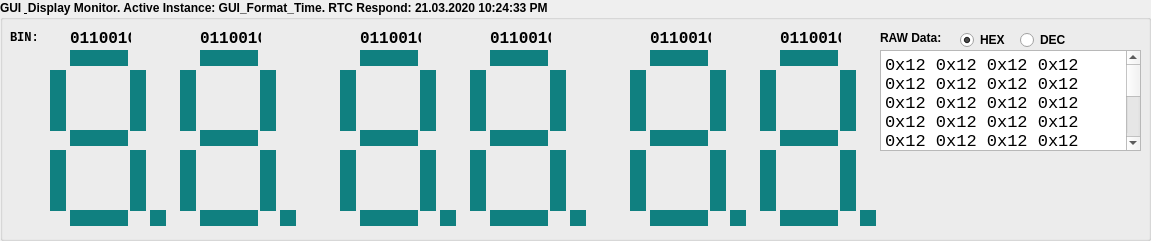
   <widget class="QGroupBox" name="widget_gui">
    <property name="geometry">
     <rect>
      <x>10</x>
      <y>0</y>
      <width>1151</width>
      <height>241</height>
     </rect>
    </property>
    <property name="font">
     <font>
      <weight>75</weight>
      <bold>true</bold>
     </font>
    </property>
    <property name="title">
     <string>GUI &amp; Display Monitor. Active Instance: GUI_Format_Time. RTC Respond: 21.03.2020 10:24:33 PM</string>
    </property>
    <widget class="QWidget" name="sec" native="true">
     <property name="geometry">
      <rect>
       <x>760</x>
       <y>50</y>
       <width>121</width>
       <height>181</height>
      </rect>
     </property>
     <widget class="QLabel" name="sec_hdp">
      <property name="geometry">
       <rect>
        <x>100</x>
        <y>160</y>
        <width>16</width>
        <height>16</height>
       </rect>
      </property>
      <property name="styleSheet">
       <string notr="true">background-color: rgb(16, 128, 128);</string>
      </property>
      <property name="text">
       <string/>
      </property>
     </widget>
     <widget class="QLabel" name="sec_a">
      <property name="geometry">
       <rect>
        <x>20</x>
        <y>0</y>
        <width>58</width>
        <height>16</height>
       </rect>
      </property>
      <property name="styleSheet">
       <string notr="true">background-color: rgb(16, 128, 128);</string>
      </property>
      <property name="text">
       <string/>
      </property>
     </widget>
     <widget class="QLabel" name="sec_e">
      <property name="geometry">
       <rect>
        <x>0</x>
        <y>100</y>
        <width>16</width>
        <height>61</height>
       </rect>
      </property>
      <property name="styleSheet">
       <string notr="true">background-color: rgb(16, 128, 128);</string>
      </property>
      <property name="text">
       <string/>
      </property>
     </widget>
     <widget class="QLabel" name="sec_c">
      <property name="geometry">
       <rect>
        <x>80</x>
        <y>100</y>
        <width>16</width>
        <height>61</height>
       </rect>
      </property>
      <property name="styleSheet">
       <string notr="true">background-color: rgb(16, 128, 128);</string>
      </property>
      <property name="text">
       <string/>
      </property>
     </widget>
     <widget class="QLabel" name="sec_d">
      <property name="geometry">
       <rect>
        <x>20</x>
        <y>160</y>
        <width>58</width>
        <height>16</height>
       </rect>
      </property>
      <property name="styleSheet">
       <string notr="true">background-color: rgb(16, 128, 128);</string>
      </property>
      <property name="text">
       <string/>
      </property>
     </widget>
     <widget class="QLabel" name="sec_f">
      <property name="geometry">
       <rect>
        <x>0</x>
        <y>20</y>
        <width>16</width>
        <height>61</height>
       </rect>
      </property>
      <property name="styleSheet">
       <string notr="true">background-color: rgb(16, 128, 128);</string>
      </property>
      <property name="text">
       <string/>
      </property>
     </widget>
     <widget class="QLabel" name="sec_b">
      <property name="geometry">
       <rect>
        <x>80</x>
        <y>20</y>
        <width>16</width>
        <height>61</height>
       </rect>
      </property>
      <property name="styleSheet">
       <string notr="true">background-color: rgb(16, 128, 128);</string>
      </property>
      <property name="text">
       <string/>
      </property>
     </widget>
     <widget class="QLabel" name="sec_g">
      <property name="geometry">
       <rect>
        <x>20</x>
        <y>80</y>
        <width>58</width>
        <height>16</height>
       </rect>
      </property>
      <property name="styleSheet">
       <string notr="true">background-color: rgb(16, 128, 128);</string>
      </property>
      <property name="text">
       <string/>
      </property>
     </widget>
    </widget>
    <widget class="QWidget" name="min_dec" native="true">
     <property name="geometry">
      <rect>
       <x>340</x>
       <y>50</y>
       <width>121</width>
       <height>181</height>
      </rect>
     </property>
     <widget class="QLabel" name="min_d_hdp">
      <property name="geometry">
       <rect>
        <x>100</x>
        <y>160</y>
        <width>16</width>
        <height>16</height>
       </rect>
      </property>
      <property name="styleSheet">
       <string notr="true">background-color: rgb(16, 128, 128);</string>
      </property>
      <property name="text">
       <string/>
      </property>
     </widget>
     <widget class="QLabel" name="min_d_a">
      <property name="geometry">
       <rect>
        <x>20</x>
        <y>0</y>
        <width>58</width>
        <height>16</height>
       </rect>
      </property>
      <property name="styleSheet">
       <string notr="true">background-color: rgb(16, 128, 128);</string>
      </property>
      <property name="text">
       <string/>
      </property>
     </widget>
     <widget class="QLabel" name="min_d_e">
      <property name="geometry">
       <rect>
        <x>0</x>
        <y>100</y>
        <width>16</width>
        <height>61</height>
       </rect>
      </property>
      <property name="styleSheet">
       <string notr="true">background-color: rgb(16, 128, 128);</string>
      </property>
      <property name="text">
       <string/>
      </property>
     </widget>
     <widget class="QLabel" name="min_d_c">
      <property name="geometry">
       <rect>
        <x>80</x>
        <y>100</y>
        <width>16</width>
        <height>61</height>
       </rect>
      </property>
      <property name="styleSheet">
       <string notr="true">background-color: rgb(16, 128, 128);</string>
      </property>
      <property name="text">
       <string/>
      </property>
     </widget>
     <widget class="QLabel" name="min_d_d">
      <property name="geometry">
       <rect>
        <x>20</x>
        <y>160</y>
        <width>58</width>
        <height>16</height>
       </rect>
      </property>
      <property name="styleSheet">
       <string notr="true">background-color: rgb(16, 128, 128);</string>
      </property>
      <property name="text">
       <string/>
      </property>
     </widget>
     <widget class="QLabel" name="min_d_f">
      <property name="geometry">
       <rect>
        <x>0</x>
        <y>20</y>
        <width>16</width>
        <height>61</height>
       </rect>
      </property>
      <property name="styleSheet">
       <string notr="true">background-color: rgb(16, 128, 128);</string>
      </property>
      <property name="text">
       <string/>
      </property>
     </widget>
     <widget class="QLabel" name="min_d_b">
      <property name="geometry">
       <rect>
        <x>80</x>
        <y>20</y>
        <width>16</width>
        <height>61</height>
       </rect>
      </property>
      <property name="styleSheet">
       <string notr="true">background-color: rgb(16, 128, 128);</string>
      </property>
      <property name="text">
       <string/>
      </property>
     </widget>
     <widget class="QLabel" name="min_d_g">
      <property name="geometry">
       <rect>
        <x>20</x>
        <y>80</y>
        <width>58</width>
        <height>16</height>
       </rect>
      </property>
      <property name="styleSheet">
       <string notr="true">background-color: rgb(16, 128, 128);</string>
      </property>
      <property name="text">
       <string/>
      </property>
     </widget>
    </widget>
    <widget class="QWidget" name="min" native="true">
     <property name="geometry">
      <rect>
       <x>470</x>
       <y>50</y>
       <width>121</width>
       <height>181</height>
      </rect>
     </property>
     <widget class="QLabel" name="min_hdp">
      <property name="geometry">
       <rect>
        <x>100</x>
        <y>160</y>
        <width>16</width>
        <height>16</height>
       </rect>
      </property>
      <property name="styleSheet">
       <string notr="true">background-color: rgb(16, 128, 128);</string>
      </property>
      <property name="text">
       <string/>
      </property>
     </widget>
     <widget class="QLabel" name="min_a">
      <property name="geometry">
       <rect>
        <x>20</x>
        <y>0</y>
        <width>58</width>
        <height>16</height>
       </rect>
      </property>
      <property name="styleSheet">
       <string notr="true">background-color: rgb(16, 128, 128);</string>
      </property>
      <property name="text">
       <string/>
      </property>
     </widget>
     <widget class="QLabel" name="min_e">
      <property name="geometry">
       <rect>
        <x>0</x>
        <y>100</y>
        <width>16</width>
        <height>61</height>
       </rect>
      </property>
      <property name="styleSheet">
       <string notr="true">background-color: rgb(16, 128, 128);</string>
      </property>
      <property name="text">
       <string/>
      </property>
     </widget>
     <widget class="QLabel" name="min_c">
      <property name="geometry">
       <rect>
        <x>80</x>
        <y>100</y>
        <width>16</width>
        <height>61</height>
       </rect>
      </property>
      <property name="styleSheet">
       <string notr="true">background-color: rgb(16, 128, 128);</string>
      </property>
      <property name="text">
       <string/>
      </property>
     </widget>
     <widget class="QLabel" name="min_d">
      <property name="geometry">
       <rect>
        <x>20</x>
        <y>160</y>
        <width>58</width>
        <height>16</height>
       </rect>
      </property>
      <property name="styleSheet">
       <string notr="true">background-color: rgb(16, 128, 128);</string>
      </property>
      <property name="text">
       <string/>
      </property>
     </widget>
     <widget class="QLabel" name="min_f">
      <property name="geometry">
       <rect>
        <x>0</x>
        <y>20</y>
        <width>16</width>
        <height>61</height>
       </rect>
      </property>
      <property name="styleSheet">
       <string notr="true">background-color: rgb(16, 128, 128);</string>
      </property>
      <property name="text">
       <string/>
      </property>
     </widget>
     <widget class="QLabel" name="min_b">
      <property name="geometry">
       <rect>
        <x>80</x>
        <y>20</y>
        <width>16</width>
        <height>61</height>
       </rect>
      </property>
      <property name="styleSheet">
       <string notr="true">background-color: rgb(16, 128, 128);</string>
      </property>
      <property name="text">
       <string/>
      </property>
     </widget>
     <widget class="QLabel" name="min_g">
      <property name="geometry">
       <rect>
        <x>20</x>
        <y>80</y>
        <width>58</width>
        <height>16</height>
       </rect>
      </property>
      <property name="styleSheet">
       <string notr="true">background-color: rgb(16, 128, 128);</string>
      </property>
      <property name="text">
       <string/>
      </property>
     </widget>
    </widget>
    <widget class="QWidget" name="sec_dec" native="true">
     <property name="geometry">
      <rect>
       <x>630</x>
       <y>50</y>
       <width>121</width>
       <height>181</height>
      </rect>
     </property>
     <widget class="QLabel" name="sec_d_hdp">
      <property name="geometry">
       <rect>
        <x>100</x>
        <y>160</y>
        <width>16</width>
        <height>16</height>
       </rect>
      </property>
      <property name="styleSheet">
       <string notr="true">background-color: rgb(16, 128, 128);</string>
      </property>
      <property name="text">
       <string/>
      </property>
     </widget>
     <widget class="QLabel" name="sec_d_a">
      <property name="geometry">
       <rect>
        <x>20</x>
        <y>0</y>
        <width>58</width>
        <height>16</height>
       </rect>
      </property>
      <property name="styleSheet">
       <string notr="true">background-color: rgb(16, 128, 128);</string>
      </property>
      <property name="text">
       <string/>
      </property>
     </widget>
     <widget class="QLabel" name="sec_d_e">
      <property name="geometry">
       <rect>
        <x>0</x>
        <y>100</y>
        <width>16</width>
        <height>61</height>
       </rect>
      </property>
      <property name="styleSheet">
       <string notr="true">background-color: rgb(16, 128, 128);</string>
      </property>
      <property name="text">
       <string/>
      </property>
     </widget>
     <widget class="QLabel" name="sec_d_c">
      <property name="geometry">
       <rect>
        <x>80</x>
        <y>100</y>
        <width>16</width>
        <height>61</height>
       </rect>
      </property>
      <property name="styleSheet">
       <string notr="true">background-color: rgb(16, 128, 128);</string>
      </property>
      <property name="text">
       <string/>
      </property>
     </widget>
     <widget class="QLabel" name="sec_d_d">
      <property name="geometry">
       <rect>
        <x>20</x>
        <y>160</y>
        <width>58</width>
        <height>16</height>
       </rect>
      </property>
      <property name="styleSheet">
       <string notr="true">background-color: rgb(16, 128, 128);</string>
      </property>
      <property name="text">
       <string/>
      </property>
     </widget>
     <widget class="QLabel" name="sec_d_f">
      <property name="geometry">
       <rect>
        <x>0</x>
        <y>20</y>
        <width>16</width>
        <height>61</height>
       </rect>
      </property>
      <property name="styleSheet">
       <string notr="true">background-color: rgb(16, 128, 128);</string>
      </property>
      <property name="text">
       <string/>
      </property>
     </widget>
     <widget class="QLabel" name="sec_d_b">
      <property name="geometry">
       <rect>
        <x>80</x>
        <y>20</y>
        <width>16</width>
        <height>61</height>
       </rect>
      </property>
      <property name="styleSheet">
       <string notr="true">background-color: rgb(16, 128, 128);</string>
      </property>
      <property name="text">
       <string/>
      </property>
     </widget>
     <widget class="QLabel" name="sec_d_g">
      <property name="geometry">
       <rect>
        <x>20</x>
        <y>80</y>
        <width>58</width>
        <height>16</height>
       </rect>
      </property>
      <property name="styleSheet">
       <string notr="true">background-color: rgb(16, 128, 128);</string>
      </property>
      <property name="text">
       <string/>
      </property>
     </widget>
    </widget>
    <widget class="QWidget" name="hr_dec" native="true">
     <property name="geometry">
      <rect>
       <x>50</x>
       <y>50</y>
       <width>121</width>
       <height>181</height>
      </rect>
     </property>
     <widget class="QLabel" name="hr_d_hdp">
      <property name="geometry">
       <rect>
        <x>100</x>
        <y>160</y>
        <width>16</width>
        <height>16</height>
       </rect>
      </property>
      <property name="styleSheet">
       <string notr="true">background-color: rgb(16, 128, 128);</string>
      </property>
      <property name="text">
       <string/>
      </property>
     </widget>
     <widget class="QLabel" name="hr_d_a">
      <property name="geometry">
       <rect>
        <x>20</x>
        <y>0</y>
        <width>58</width>
        <height>16</height>
       </rect>
      </property>
      <property name="styleSheet">
       <string notr="true">background-color: rgb(16, 128, 128);</string>
      </property>
      <property name="text">
       <string/>
      </property>
     </widget>
     <widget class="QLabel" name="hr_d_e">
      <property name="geometry">
       <rect>
        <x>0</x>
        <y>100</y>
        <width>16</width>
        <height>61</height>
       </rect>
      </property>
      <property name="styleSheet">
       <string notr="true">background-color: rgb(16, 128, 128);</string>
      </property>
      <property name="text">
       <string/>
      </property>
     </widget>
     <widget class="QLabel" name="hr_d_c">
      <property name="geometry">
       <rect>
        <x>80</x>
        <y>100</y>
        <width>16</width>
        <height>61</height>
       </rect>
      </property>
      <property name="styleSheet">
       <string notr="true">background-color: rgb(16, 128, 128);</string>
      </property>
      <property name="text">
       <string/>
      </property>
     </widget>
     <widget class="QLabel" name="hr_d_d">
      <property name="geometry">
       <rect>
        <x>20</x>
        <y>160</y>
        <width>58</width>
        <height>16</height>
       </rect>
      </property>
      <property name="styleSheet">
       <string notr="true">background-color: rgb(16, 128, 128);</string>
      </property>
      <property name="text">
       <string/>
      </property>
     </widget>
     <widget class="QLabel" name="hr_d_f">
      <property name="geometry">
       <rect>
        <x>0</x>
        <y>20</y>
        <width>16</width>
        <height>61</height>
       </rect>
      </property>
      <property name="styleSheet">
       <string notr="true">background-color: rgb(16, 128, 128);</string>
      </property>
      <property name="text">
       <string/>
      </property>
     </widget>
     <widget class="QLabel" name="hr_d_b">
      <property name="geometry">
       <rect>
        <x>80</x>
        <y>20</y>
        <width>16</width>
        <height>61</height>
       </rect>
      </property>
      <property name="styleSheet">
       <string notr="true">background-color: rgb(16, 128, 128);</string>
      </property>
      <property name="text">
       <string/>
      </property>
     </widget>
     <widget class="QLabel" name="hr_d_g">
      <property name="geometry">
       <rect>
        <x>20</x>
        <y>80</y>
        <width>58</width>
        <height>16</height>
       </rect>
      </property>
      <property name="styleSheet">
       <string notr="true">background-color: rgb(16, 128, 128);</string>
      </property>
      <property name="text">
       <string/>
      </property>
     </widget>
    </widget>
    <widget class="QWidget" name="hr" native="true">
     <property name="geometry">
      <rect>
       <x>180</x>
       <y>50</y>
       <width>121</width>
       <height>181</height>
      </rect>
     </property>
     <widget class="QLabel" name="hr_hdp">
      <property name="geometry">
       <rect>
        <x>100</x>
        <y>160</y>
        <width>16</width>
        <height>16</height>
       </rect>
      </property>
      <property name="styleSheet">
       <string notr="true">background-color: rgb(16, 128, 128);</string>
      </property>
      <property name="text">
       <string/>
      </property>
     </widget>
     <widget class="QLabel" name="hr_a">
      <property name="geometry">
       <rect>
        <x>20</x>
        <y>0</y>
        <width>58</width>
        <height>16</height>
       </rect>
      </property>
      <property name="styleSheet">
       <string notr="true">background-color: rgb(16, 128, 128);</string>
      </property>
      <property name="text">
       <string/>
      </property>
     </widget>
     <widget class="QLabel" name="hr_e">
      <property name="geometry">
       <rect>
        <x>0</x>
        <y>100</y>
        <width>16</width>
        <height>61</height>
       </rect>
      </property>
      <property name="styleSheet">
       <string notr="true">background-color: rgb(16, 128, 128);</string>
      </property>
      <property name="text">
       <string/>
      </property>
     </widget>
     <widget class="QLabel" name="hr_c">
      <property name="geometry">
       <rect>
        <x>80</x>
        <y>100</y>
        <width>16</width>
        <height>61</height>
       </rect>
      </property>
      <property name="styleSheet">
       <string notr="true">background-color: rgb(16, 128, 128);</string>
      </property>
      <property name="text">
       <string/>
      </property>
     </widget>
     <widget class="QLabel" name="hr_d">
      <property name="geometry">
       <rect>
        <x>20</x>
        <y>160</y>
        <width>58</width>
        <height>16</height>
       </rect>
      </property>
      <property name="styleSheet">
       <string notr="true">background-color: rgb(16, 128, 128);</string>
      </property>
      <property name="text">
       <string/>
      </property>
     </widget>
     <widget class="QLabel" name="hr_f">
      <property name="geometry">
       <rect>
        <x>0</x>
        <y>20</y>
        <width>16</width>
        <height>61</height>
       </rect>
      </property>
      <property name="styleSheet">
       <string notr="true">background-color: rgb(16, 128, 128);</string>
      </property>
      <property name="text">
       <string/>
      </property>
     </widget>
     <widget class="QLabel" name="hr_b">
      <property name="geometry">
       <rect>
        <x>80</x>
        <y>20</y>
        <width>16</width>
        <height>61</height>
       </rect>
      </property>
      <property name="styleSheet">
       <string notr="true">background-color: rgb(16, 128, 128);</string>
      </property>
      <property name="text">
       <string/>
      </property>
     </widget>
     <widget class="QLabel" name="hr_g">
      <property name="geometry">
       <rect>
        <x>20</x>
        <y>80</y>
        <width>58</width>
        <height>16</height>
       </rect>
      </property>
      <property name="styleSheet">
       <string notr="true">background-color: rgb(16, 128, 128);</string>
      </property>
      <property name="text">
       <string/>
      </property>
     </widget>
    </widget>
    <widget class="QPlainTextEdit" name="raw_val_gui">
     <property name="geometry">
      <rect>
       <x>880</x>
       <y>50</y>
       <width>261</width>
       <height>101</height>
      </rect>
     </property>
     <property name="font">
      <font>
       <family>Consolas</family>
       <pointsize>13</pointsize>
       <weight>50</weight>
       <bold>false</bold>
      </font>
     </property>
     <property name="readOnly">
      <bool>true</bool>
     </property>
     <property name="plainText">
      <string>0x12 0x12 0x12 0x12 0x12 0x12 0x12 0x12 0x12 0x12 0x12 0x12 0x12 0x12 0x12 0x12 0x12 0x12 0x12 0x12 0xFF 0xFF 0xFF 0xFF 0xFF 0xFF 0xFF 0xFF 0xFF 0xFF 0xFF 0xFF 0xFF 0xFF 0xFF 0xFF</string>
     </property>
    </widget>
    <widget class="QLabel" name="raw_intro">
     <property name="geometry">
      <rect>
       <x>880</x>
       <y>30</y>
       <width>71</width>
       <height>16</height>
      </rect>
     </property>
     <property name="font">
      <font>
       <weight>75</weight>
       <bold>true</bold>
      </font>
     </property>
     <property name="text">
      <string>RAW Data:</string>
     </property>
    </widget>
    <widget class="QLabel" name="gui_bin_intro">
     <property name="geometry">
      <rect>
       <x>10</x>
       <y>30</y>
       <width>41</width>
       <height>16</height>
      </rect>
     </property>
     <property name="font">
      <font>
       <family>Consolas</family>
      </font>
     </property>
     <property name="text">
      <string>BIN:</string>
     </property>
    </widget>
    <widget class="QLabel" name="gui_bin_1">
     <property name="geometry">
      <rect>
       <x>70</x>
       <y>30</y>
       <width>61</width>
       <height>16</height>
      </rect>
     </property>
     <property name="font">
      <font>
       <family>Consolas</family>
       <pointsize>12</pointsize>
      </font>
     </property>
     <property name="text">
      <string>01100101</string>
     </property>
    </widget>
    <widget class="QLabel" name="gui_bin_2">
     <property name="geometry">
      <rect>
       <x>200</x>
       <y>30</y>
       <width>61</width>
       <height>16</height>
      </rect>
     </property>
     <property name="font">
      <font>
       <family>Consolas</family>
       <pointsize>12</pointsize>
      </font>
     </property>
     <property name="text">
      <string>01100101</string>
     </property>
    </widget>
    <widget class="QLabel" name="gui_bin_3">
     <property name="geometry">
      <rect>
       <x>360</x>
       <y>30</y>
       <width>61</width>
       <height>16</height>
      </rect>
     </property>
     <property name="font">
      <font>
       <family>Consolas</family>
       <pointsize>12</pointsize>
      </font>
     </property>
     <property name="text">
      <string>01100101</string>
     </property>
    </widget>
    <widget class="QLabel" name="gui_bin_4">
     <property name="geometry">
      <rect>
       <x>490</x>
       <y>30</y>
       <width>61</width>
       <height>16</height>
      </rect>
     </property>
     <property name="font">
      <font>
       <family>Consolas</family>
       <pointsize>12</pointsize>
      </font>
     </property>
     <property name="text">
      <string>01100101</string>
     </property>
    </widget>
    <widget class="QLabel" name="gui_bin_5">
     <property name="geometry">
      <rect>
       <x>650</x>
       <y>30</y>
       <width>61</width>
       <height>16</height>
      </rect>
     </property>
     <property name="font">
      <font>
       <family>Consolas</family>
       <pointsize>12</pointsize>
      </font>
     </property>
     <property name="text">
      <string>01100101</string>
     </property>
    </widget>
    <widget class="QLabel" name="gui_bin_6">
     <property name="geometry">
      <rect>
       <x>780</x>
       <y>30</y>
       <width>61</width>
       <height>16</height>
      </rect>
     </property>
     <property name="font">
      <font>
       <family>Consolas</family>
       <pointsize>12</pointsize>
      </font>
     </property>
     <property name="text">
      <string>01100101</string>
     </property>
    </widget>
    <widget class="QRadioButton" name="raw_hex">
     <property name="geometry">
      <rect>
       <x>960</x>
       <y>30</y>
       <width>51</width>
       <height>20</height>
      </rect>
     </property>
     <property name="text">
      <string>HEX</string>
     </property>
     <property name="checked">
      <bool>true</bool>
     </property>
    </widget>
    <widget class="QRadioButton" name="raw_dec">
     <property name="geometry">
      <rect>
       <x>1020</x>
       <y>30</y>
       <width>51</width>
       <height>20</height>
      </rect>
     </property>
     <property name="text">
      <string>DEC</string>
     </property>
    </widget>
   </widget>
